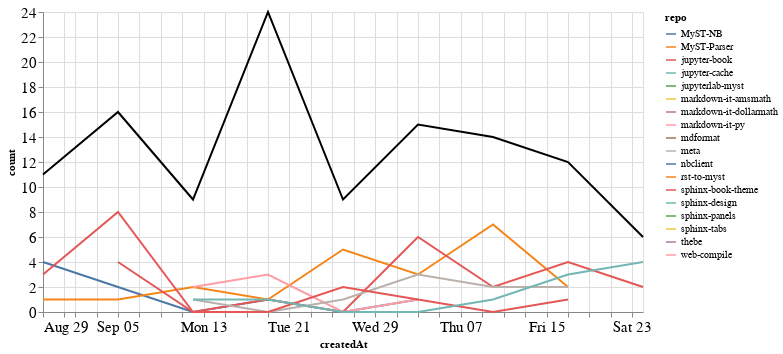

Notebook source saved alongside this figure:
### Markdown cell above
### Comments

### Code cell
comments_time = comments.groupby('repo').resample('W', on='createdAt').count()['author'].reset_index()
comments_time = comments_time.rename(columns={'author': 'count'})
comments_time_total = comments_time.groupby('createdAt').agg({"count": "sum"}).reset_index()
ch1 = alt.Chart(comments_time, width=600).mark_line().encode(
    x='createdAt',
    y='count',
    color='repo',
    tooltip="repo"
)

ch2 = alt.Chart(comments_time_total, width=600).mark_line(color="black").encode(
    x='createdAt',
    y='count',
)

ch1 + ch2

### Figure 1 — Vega-Lite specification as saved in the notebook (floating-point values rounded to 4 significant figures)
{"config": {"axisLeft": {"labelFontSize": 15}, "axisBottom": {"labelFontSize": 15}}, "layer": [{"data": {"name": "data-5d45143f44e1d6d2ec9bff5e6d98da2f"}, "mark": "line", "encoding": {"color": {"type": "nominal", "field": "repo"}, "tooltip": {"type": "nominal", "field": "repo"}, "x": {"type": "temporal", "field": "createdAt"}, "y": {"type": "quantitative", "field": "count"}}, "width": 600}, {"data": {"name": "data-469f7ddb8a307e11aaae29f27a2a99f3"}, "mark": {"type": "line", "color": "black"}, "encoding": {"x": {"type": "temporal", "field": "createdAt"}, "y": {"type": "quantitative", "field": "count"}}, "width": 600}], "$schema": "https://vega.github.io/schema/vega-lite/v4.8.1.json", "datasets": {"data-5d45143f44e1d6d2ec9bff5e6d98da2f": [{"repo": "MyST-NB", "createdAt": "2021-08-29T00:00:00", "count": 4}, {"repo": "MyST-NB", "createdAt": "2021-09-05T00:00:00", "count": 2}, {"repo": "MyST-NB", "createdAt": "2021-09-12T00:00:00", "count": 0}, {"repo": "MyST-NB", "createdAt": "2021-09-19T00:00:00", "count": 1}, {"repo": "MyST-NB", "createdAt": "2021-09-26T00:00:00", "count": 0}, {"repo": "MyST-NB", "createdAt": "2021-10-03T00:00:00", "count": 1}, {"repo": "MyST-Parser", "createdAt": "2021-08-29T00:00:00", "count": 1}, {"repo": "MyST-Parser", "createdAt": "2021-09-05T00:00:00", "count": 1}, {"repo": "MyST-Parser", "createdAt": "2021-09-12T00:00:00", "count": 2}, {"repo": "MyST-Parser", "createdAt": "2021-09-19T00:00:00", "count": 1}, {"repo": "MyST-Parser", "createdAt": "2021-09-26T00:00:00", "count": 5}, {"repo": "MyST-Parser", "createdAt": "2021-10-03T00:00:00", "count": 3}, {"repo": "MyST-Parser", "createdAt": "2021-10-10T00:00:00", "count": 7}, {"repo": "MyST-Parser", "createdAt": "2021-10-17T00:00:00", "count": 2}, {"repo": "jupyter-book", "createdAt": "2021-08-29T00:00:00", "count": 3}, {"repo": "jupyter-book", "createdAt": "2021-09-05T00:00:00", "count": 8}, {"repo": "jupyter-book", "createdAt": "2021-09-12T00:00:00", "count": 0}, {"repo": "jupyter-book", "createdAt": "2021-09-19T00:00:00", "count": 1}, {"repo": "jupyter-book", "createdAt": "2021-09-26T00:00:00", "count": 0}, {"repo": "jupyter-book", "createdAt": "2021-10-03T00:00:00", "count": 6}, {"repo": "jupyter-book", "createdAt": "2021-10-10T00:00:00", "count": 2}, {"repo": "jupyter-book", "createdAt": "2021-10-17T00:00:00", "count": 4}, {"repo": "jupyter-book", "createdAt": "2021-10-24T00:00:00", "count": 2}, {"repo": "jupyter-cache", "createdAt": "2021-08-29T00:00:00", "count": 1}, {"repo": "jupyterlab-myst", "createdAt": "2021-09-19T00:00:00", "count": 7}, {"repo": "markdown-it-amsmath", "createdAt": "2021-09-12T00:00:00", "count": 1}, {"repo": "markdown-it-dollarmath", "createdAt": "2021-09-12T00:00:00", "count": 1}, {"repo": "markdown-it-py", "createdAt": "2021-09-12T00:00:00", "count": 2}, {"repo": "markdown-it-py", "createdAt": "2021-09-19T00:00:00", "count": 3}, {"repo": "markdown-it-py", "createdAt": "2021-09-26T00:00:00", "count": 0}, {"repo": "markdown-it-py", "createdAt": "2021-10-03T00:00:00", "count": 1}, {"repo": "mdformat", "createdAt": "2021-09-05T00:00:00", "count": 1}, {"repo": "meta", "createdAt": "2021-09-12T00:00:00", "count": 1}, {"repo": "meta", "createdAt": "2021-09-19T00:00:00", "count": 0}, {"repo": "meta", "createdAt": "2021-09-26T00:00:00", "count": 1}, {"repo": "meta", "createdAt": "2021-10-03T00:00:00", "count": 3}, {"repo": "meta", "createdAt": "2021-10-10T00:00:00", "count": 2}, {"repo": "meta", "createdAt": "2021-10-17T00:00:00", "count": 2}, {"repo": "nbclient", "createdAt": "2021-09-19T00:00:00", "count": 7}, {"repo": "rst-to-myst", "createdAt": "2021-09-19T00:00:00", "count": 3}, {"repo": "sphinx-book-theme", "createdAt": "2021-09-05T00:00:00", "count": 4}, {"repo": "sphinx-book-theme", "createdAt": "2021-09-12T00:00:00", "count": 0}, {"repo": "sphinx-book-theme", "createdAt": "2021-09-19T00:00:00", "count": 0}, {"repo": "sphinx-book-theme", "createdAt": "2021-09-26T00:00:00", "count": 2}, {"repo": "sphinx-book-theme", "createdAt": "2021-10-03T00:00:00", "count": 1}, {"repo": "sphinx-book-theme", "createdAt": "2021-10-10T00:00:00", "count": 0}, {"repo": "sphinx-book-theme", "createdAt": "2021-10-17T00:00:00", "count": 1}, {"repo": "sphinx-design", "createdAt": "2021-09-12T00:00:00", "count": 1}, {"repo": "sphinx-design", "createdAt": "2021-09-19T00:00:00", "count": 1}, {"repo": "sphinx-design", "createdAt": "2021-09-26T00:00:00", "count": 0}, {"repo": "sphinx-design", "createdAt": "2021-10-03T00:00:00", "count": 0}, {"repo": "sphinx-design", "createdAt": "2021-10-10T00:00:00", "count": 1}, {"repo": "sphinx-design", "createdAt": "2021-10-17T00:00:00", "count": 3}, {"repo": "sphinx-design", "createdAt": "2021-10-24T00:00:00", "count": 4}, {"repo": "sphinx-panels", "createdAt": "2021-08-29T00:00:00", "count": 2}, {"repo": "sphinx-tabs", "createdAt": "2021-09-12T00:00:00", "count": 1}, {"repo": "thebe", "createdAt": "2021-10-10T00:00:00", "count": 2}, {"repo": "web-compile", "createdAt": "2021-09-26T00:00:00", "count": 1}], "data-469f7ddb8a307e11aaae29f27a2a99f3": [{"createdAt": "2021-08-29T00:00:00", "count": 11}, {"createdAt": "2021-09-05T00:00:00", "count": 16}, {"createdAt": "2021-09-12T00:00:00", "count": 9}, {"createdAt": "2021-09-19T00:00:00", "count": 24}, {"createdAt": "2021-09-26T00:00:00", "count": 9}, {"createdAt": "2021-10-03T00:00:00", "count": 15}, {"createdAt": "2021-10-10T00:00:00", "count": 14}, {"createdAt": "2021-10-17T00:00:00", "count": 12}, {"createdAt": "2021-10-24T00:00:00", "count": 6}]}}
